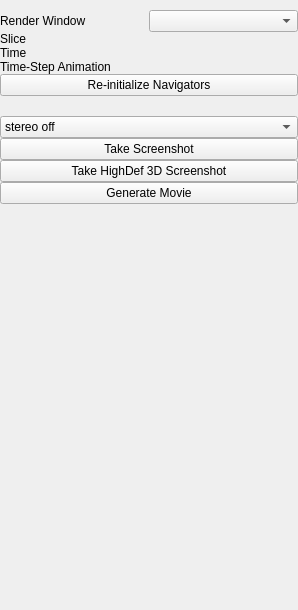
<?xml version="1.0" encoding="UTF-8"?>
<ui version="4.0">
 <class>QmitkSimpleExampleViewControls</class>
 <widget class="QWidget" name="QmitkSimpleExampleViewControls">
  <property name="geometry">
   <rect>
    <x>0</x>
    <y>0</y>
    <width>298</width>
    <height>610</height>
   </rect>
  </property>
  <property name="minimumSize">
   <size>
    <width>0</width>
    <height>0</height>
   </size>
  </property>
  <property name="mouseTracking">
   <bool>false</bool>
  </property>
  <property name="windowTitle">
   <string>Form1</string>
  </property>
  <layout class="QVBoxLayout" name="verticalLayout">
   <item>
    <spacer name="verticalSpacer_4">
     <property name="orientation">
      <enum>Qt::Vertical</enum>
     </property>
     <property name="sizeType">
      <enum>QSizePolicy::Minimum</enum>
     </property>
     <property name="sizeHint" stdset="0">
      <size>
       <width>20</width>
       <height>10</height>
      </size>
     </property>
    </spacer>
   </item>
   <item>
    <layout class="QHBoxLayout" name="horizontalLayout_4">
     <item>
      <widget class="QLabel" name="label_4">
       <property name="text">
        <string>Render Window</string>
       </property>
      </widget>
     </item>
     <item>
      <widget class="QComboBox" name="renderWindowComboBox"/>
     </item>
    </layout>
   </item>
   <item>
    <layout class="QHBoxLayout" name="horizontalLayout">
     <item>
      <widget class="QLabel" name="label">
       <property name="text">
        <string>Slice</string>
       </property>
      </widget>
     </item>
     <item>
      <widget class="QmitkSliderNavigatorWidget" name="sliceNavigator" native="true">
       <property name="sizePolicy">
        <sizepolicy hsizetype="Preferred" vsizetype="Preferred">
         <horstretch>1</horstretch>
         <verstretch>0</verstretch>
        </sizepolicy>
       </property>
      </widget>
     </item>
    </layout>
   </item>
   <item>
    <layout class="QHBoxLayout" name="horizontalLayout_2">
     <item>
      <widget class="QLabel" name="label_2">
       <property name="text">
        <string>Time</string>
       </property>
      </widget>
     </item>
     <item>
      <widget class="QmitkSliderNavigatorWidget" name="sliceNavigatorTime" native="true">
       <property name="sizePolicy">
        <sizepolicy hsizetype="Preferred" vsizetype="Preferred">
         <horstretch>1</horstretch>
         <verstretch>0</verstretch>
        </sizepolicy>
       </property>
      </widget>
     </item>
    </layout>
   </item>
   <item>
    <layout class="QHBoxLayout" name="horizontalLayout_3">
     <item>
      <widget class="QLabel" name="label_3">
       <property name="text">
        <string>Time-Step Animation</string>
       </property>
      </widget>
     </item>
     <item>
      <widget class="QmitkPrimitiveMovieNavigatorWidget" name="movieNavigatorTime" native="true">
       <property name="sizePolicy">
        <sizepolicy hsizetype="Preferred" vsizetype="Preferred">
         <horstretch>1</horstretch>
         <verstretch>0</verstretch>
        </sizepolicy>
       </property>
      </widget>
     </item>
    </layout>
   </item>
   <item>
    <widget class="QPushButton" name="reInitializeNavigatorsButton">
     <property name="text">
      <string>Re-initialize Navigators</string>
     </property>
    </widget>
   </item>
   <item>
    <spacer name="verticalSpacer_3">
     <property name="orientation">
      <enum>Qt::Vertical</enum>
     </property>
     <property name="sizeType">
      <enum>QSizePolicy::Minimum</enum>
     </property>
     <property name="sizeHint" stdset="0">
      <size>
       <width>20</width>
       <height>20</height>
      </size>
     </property>
    </spacer>
   </item>
   <item>
    <widget class="QComboBox" name="stereoSelect">
     <property name="minimumSize">
      <size>
       <width>200</width>
       <height>0</height>
      </size>
     </property>
     <item>
      <property name="text">
       <string>stereo off</string>
      </property>
     </item>
     <item>
      <property name="text">
       <string>red-blue stereo</string>
      </property>
     </item>
     <item>
      <property name="text">
       <string>D4D stereo</string>
      </property>
     </item>
    </widget>
   </item>
   <item>
    <widget class="QPushButton" name="m_TakeScreenshotBtn">
     <property name="text">
      <string>Take Screenshot</string>
     </property>
    </widget>
   </item>
   <item>
    <widget class="QPushButton" name="m_TakeHighResScreenShotBtn">
     <property name="toolTip">
      <string>Screenshot will be 4 times larger than current render window size</string>
     </property>
     <property name="text">
      <string>Take HighDef 3D Screenshot</string>
     </property>
    </widget>
   </item>
   <item>
    <widget class="QPushButton" name="genMovieButton">
     <property name="maximumSize">
      <size>
       <width>32767</width>
       <height>23</height>
      </size>
     </property>
     <property name="text">
      <string>Generate Movie</string>
     </property>
    </widget>
   </item>
   <item>
    <spacer name="verticalSpacer">
     <property name="orientation">
      <enum>Qt::Vertical</enum>
     </property>
     <property name="sizeHint" stdset="0">
      <size>
       <width>20</width>
       <height>40</height>
      </size>
     </property>
    </spacer>
   </item>
  </layout>
 </widget>
 <layoutdefault spacing="0" margin="0"/>
 <customwidgets>
  <customwidget>
   <class>QmitkSliderNavigatorWidget</class>
   <extends>QWidget</extends>
   <header>QmitkSliderNavigatorWidget.h</header>
   <container>1</container>
  </customwidget>
  <customwidget>
   <class>QmitkPrimitiveMovieNavigatorWidget</class>
   <extends>QWidget</extends>
   <header>QmitkPrimitiveMovieNavigatorWidget.h</header>
   <container>1</container>
  </customwidget>
 </customwidgets>
 <resources/>
 <connections/>
</ui>
